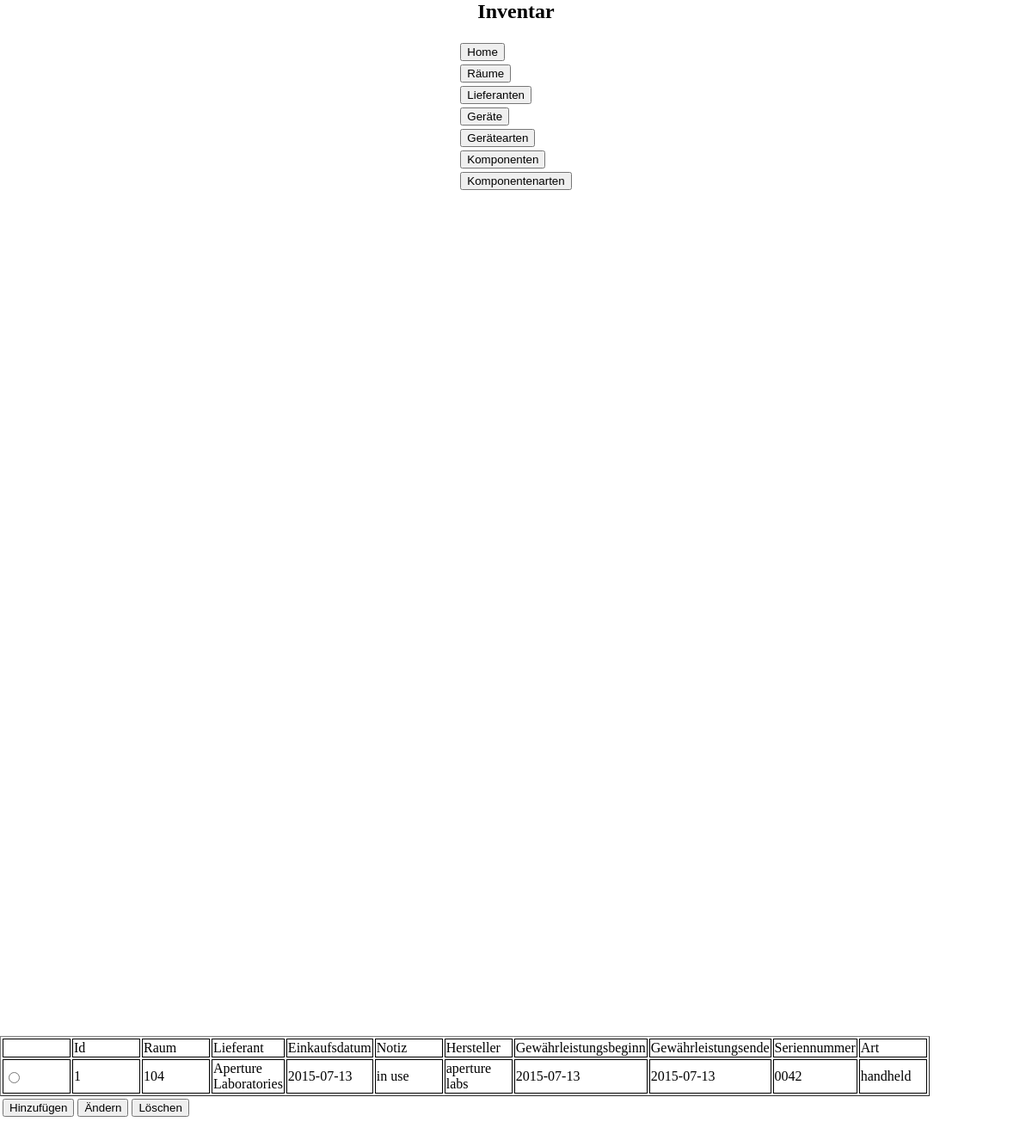
Page /src/php/fro_Auswahl.php?action=list&table=geraete on the committed database.
### tables this page shows
CREATE TABLE IF NOT EXISTS `tbl_geraete` (
`geraete_id` int(11) NOT NULL,
  `raum_fk` int(11) DEFAULT NULL,
  `lieferant_fk` int(11) DEFAULT NULL,
  `geraet_name` text,
  `geraet_ek_datum` date DEFAULT NULL,
  `geraet_notiz` text,
  `geraet_hersteller` text,
  `geraet_gewaehr_beginn` date DEFAULT NULL,
  `geraet_gewaehr_ende` date DEFAULT NULL,
  `geraete_seriennummer` text,
  `geraete_art_fk` int(11) DEFAULT NULL
);

CREATE TABLE IF NOT EXISTS `tbl_raeume` (
`raum_id` int(11) NOT NULL,
  `raum_notiz` text,
  `raum_name` text
);

CREATE TABLE IF NOT EXISTS `tbl_lieferanten` (
`lieferant_id` int(11) NOT NULL,
  `lieferant_firmenname` text,
  `lieferant_vorname` text,
  `lieferant_nachname` text,
  `lieferant_plz` int(11) DEFAULT NULL,
  `lieferant_ort` text,
  `lieferant_strasse` text
);

CREATE TABLE IF NOT EXISTS `tbl_geraete_art` (
`geraete_art_id` int(11) NOT NULL,
  `geraete_art_name` text
);

### src/lib/plotting/forms.php (called while the page is built, shortened)
<?php
function get($key, $default)
{
    if(isset($_GET[$key]))
    {
	return htmlspecialchars($_GET[$key]);
    }
}
class form
{
    public function start($action, $method)
    {
	$additional = "";
	if((isset($method))&&($method != ""))
	{
	    $additional .= "method='".$method."' ";
	}
	\utility\html\openTag("form", "", $additional);
	return $this;
    }
    public function addInput($type,$name,$value)
    {
	$additional = "type='".$type."' name='".$name."'";
	if((isset($value))&&($value != ""))
	{
	    $additional .= " value='".$value."'";
	}
	\utility\html\singleTag("input", "", $additional);
	return $this;
    }
}

### src/php/sql_main.php (called while the page is built, shortened)
<?php
function func_a_getGeraete()
{
    $txt_sql_statement = "SELECT tbl_geraete.geraete_id, tbl_raeume.raum_name, tbl_lieferanten.lieferant_firmenname, tbl_geraete.geraet_ek_datum, tbl_geraete.geraet_notiz, tbl_geraete.geraet_hersteller, tbl_geraete.geraet_gewaehr_beginn, tbl_geraete.geraet_gewaehr_ende, tbl_geraete.geraete_seriennummer, tbl_geraete_art.geraete_art_name   "
			."FROM biscuit.tbl_geraete "
			."left join tbl_raeume on tbl_raeume.raum_id = tbl_geraete.raum_fk "
			."left join tbl_lieferanten on tbl_lieferanten.lieferant_id = tbl_geraete.lieferant_fk "
			."left join tbl_geraete_art on tbl_geraete_art.geraete_art_id = tbl_geraete.geraete_art_fk;";
    $a_sql_ausgabe = array();
    $a_sql_result = mysql_query($txt_sql_statement)
            or die ("Anfrage Fehlgeschlagen");
    while($a_sql_cache = mysql_fetch_assoc($a_sql_result))
    {
	$a_sql_ausgabe[] = $a_sql_cache;
    }
    return $a_sql_ausgabe;
}

### src/php/log_Liste.php (the view, shortened to what this page needs)
<?php
require_once "sql_main.php";
$oFormular = new \utility\forms\form();
$oFormular->start("", "get");
$oTabelle = new \utility\tables\table();
$oTabelle->start(true, "liste");
$oTabelle->startRow();
$oTabelle->addCell("");
foreach ($aErgebnis_attribute as $mAttribut)
{
    $oTabelle->addCell($mAttribut);
}
foreach ($aErgebnisse as $aErgebnis)
{
    reset($aErgebnis);
    $oFormular->addInput("radio", "selektiert", $aErgebnis[key($aErgebnis)]);
    foreach ($aErgebnis as $sIndex => $mData)
    {
	echo $mData;
    }
}
require_once './fro_Auswahl_buttons.php';

### src/php/fro_Auswahl.php (shortened to what this page needs)
<!DOCTYPE>
<html >
<head>
    <link href="../css/main.css" rel="stylesheet" type="text/css"/>
</head>
<body>
    <div id="main" >
    <div id="Header" >
        <h2 align="center">Inventar</h2>
    </div>
    <div id="left">
        <table border="0" align="center">
            <tr>
                <td><a href="fro_Auswahl.php"><button>Home</button></a></td>
            </tr>
            <tr>
                <td><a href="fro_Auswahl.php?action=list&table=raeume"><button>R&auml;ume</button></a></td>
            </tr>
            <tr>
                <td><a href="fro_Auswahl.php?action=list&table=lieferanten"><button>Lieferanten</button></a></td>
            </tr>
            <tr>
                <td><a href="fro_Auswahl.php?action=list&table=geraete"><button>Ger&auml;te</button></a></td>
            </tr>
            <tr>
                <td><a href="fro_Auswahl.php?action=list&table=geraetearten"><button>Ger&auml;tearten</button></a></td>
            </tr>
            <tr>
                <td><a href="fro_Auswahl.php?action=list&table=komponenten"><button>Komponenten</button></a></td>
            </tr>
            <tr>
                <td><a href="fro_Arten.php"><button>Komponentenarten</button></a></td>
            </tr>
        </table>
    </div>
    <div id="right">
    <?php
    require_once "./sql_main.php";
    if($s_action = \utility\forms\get("action", false))
    {
	switch($s_action)
	{
	    case "list":
		func_v_list();
		break;
	}
    }
    function func_v_list()
    {
	if($s_table = \utility\forms\get("table", false))
	{
	    $a_table_attributes = [
		"lieferanten"	=>  [
		    "Id",
		    "Firmenname",
		    "Vorname",
		    "Nachname",
		    "Postleitzahl",
		    "Ort",
		    "Strasse",
		],
		"raeume"	=>  [
		    "Id",
		    "Notiz",
		    "Name",
		],
		"geraete"	=>  [
		    "Id",
		    "Raum",
		    "Lieferant",
		    "Einkaufsdatum",
		    "Notiz",
		    "Hersteller",
		    "Gewährleistungsbeginn",
		    "Gewährleistungsende",
		    "Seriennummer",
		    "Art",
		],
		"komponenten"	=>  [
		    "Id",
		    "Name",
		    "Bestand",
		    "Art"
		],
	    ];
	    $a_table_links = [
		"lieferanten"	=>  "func_a_getLieferanten",
		"raeume"	=>  "func_a_getRaeume",
		"geraete"	=>  "func_a_getGeraete",
		"komponenten"	=>  "func_a_getKomponenten"
	    ];
	    if(isset($a_table_links[$s_table]))
	    {
		$aErgebnisse = call_user_func($a_table_links[$s_table]);
		$aErgebnis_attribute = $a_table_attributes[$s_table];
		include "log_Liste.php";
	    }
	    else
	    {
		func_v_invalid();
	    }
	}
	else
	{
	    func_v_invalid();
	}
    }
    ?>
    </div>
    </div>
</body>
</html>

### src/lib/plotting/html.php (shortened to what this page needs)
<?php
function openTag($tag, $class = "", $additional = "")
{
    if((isset($tag))&&($tag != ""))
    {
	echo "<".$tag;
	if((isset($class))&&($class != ""))
	{
	    echo " class='".$class."'";
	}
	if((isset($additional))&&($additional != ""))
	{
	    echo " ".$additional;
	}
	echo ">";
    }
}
function closeTag($tag)
{
    if((isset($tag))&&($tag != ""))
    {
	echo "</".$tag.">";
    }
}
function singleTag($tag, $class, $additional)
{
        if((isset($tag))&&($tag != ""))
	{
	    echo "<".$tag;
	    if((isset($class))&&($class != ""))
	    {
		echo " class='".$class."'";
	    }
	    if((isset($additional))&&($additional != ""))
	    {
		echo " ".$additional;
	    }
	    echo "/>";
	}
}

### src/lib/plotting/tables.php (shortened to what this page needs)
<?php
class table
{
    private $started = false;
    private $rowstarted = false;
    private $cellstarted = false;
    public function start($border = false, $class="")
    {
	if($this->started == false)
	{
	    if(!$border)
	    {
		\utility\html\openTag("table", $class);
	    }
	    else
	    {
		\utility\html\openTag("table", $class, "border='1'");
	    }
	    $this->started = true;
	}
	else
	{
	    return false;
	}
	return $this;
    }
    public function end()
    {
	if(($this->started == true)&&($this->rowstarted == false)&&($this->cellstarted == false))
	{
	    $this->started = false;
	}
	else
	{
	    return false;
	}
	return $this;
    }
    public function startRow($class = "")
    {
	if(($this->started == true)&&($this->rowstarted == false))
	{
	    $this->rowstarted = true;
	}
	else
	{
	    return false;
	}
	return $this;
    }
    public function endRow()
    {
	if($this->rowstarted == true)
	{
	    $this->rowstarted = false;
	}
	else
	{
	    return false;
	}
	return $this;
    }
    public function startCell()
    {
	if(($this->rowstarted == true)&&($this->cellstarted == false))
	{
	    $this->cellstarted = true;
	}
	else
	{
	    return false;
	}
	return $this;
    }
    public function printCellContent($string)
    {
	if(($this->cellstarted == true)&&(isset($string)))
	{
	    echo $string;
	}
	else
	{
	    return false;
	}
	return $this;
    }
    public function endCell()
    {
	if($this->cellstarted == true)
	{
	    \utility\html\closeTag("td");
	    $this->cellstarted = false;
	}
	else
	{
	    return false;
	}
	return $this;
    }
    public function addCell($string)
    {
	$this->endCell();
	return $this;
    }
}

### src/php/fro_Auswahl_buttons.php
<table border="0" class="auswahl_buttons">
    <tr>
        <td><input type="submit" name="action" value="Hinzuf&uuml;gen"/></td>
        <td><input type="submit" name="action" value="&Auml;ndern"/></td>
        <td><input type="submit" name="action" value="L&ouml;schen"/></td>
    </tr>
</table>

### src/css/main.css (style rules this page uses)
body { padding: 0; margin: 0; }
table.liste td { border: 1px solid black; width: 75px; }

### rows in the picture
tbl_geraete: geraete_id "1", raum_fk.raum_name "104", lieferant_fk.lieferant_firmenname "Aperture Laboratories", geraet_ek_datum "2015-07-13", geraet_notiz "in use", geraet_hersteller "aperture labs", geraet_gewaehr_beginn "2015-07-13", geraet_gewaehr_ende "2015-07-13", geraete_seriennummer "0042", geraete_art_fk.geraete_art_name "handheld"

### other values in the picture
$string "Id"
$string "Raum"
$string "Lieferant"
$string "Einkaufsdatum"
$string "Notiz"
$string "Hersteller"
$string "Gewährleistungsbeginn"
$string "Gewährleistungsende"
$string "Seriennummer"
$string "Art"
